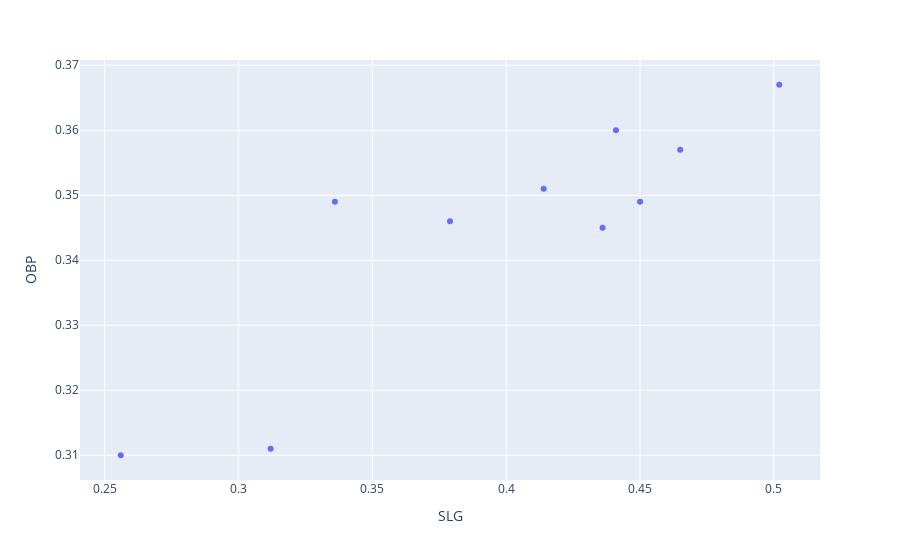

The notebook cell saved with this chart:
### Code cell
fig = px.scatter(batter_df.loc[batter_df['batter_name'] == '김민성', ['SLG', 'OBP']], x='SLG', y='OBP', labels = '타율')
fig.show()

### Figure 1 — Plotly figure (JSON) as saved in the notebook; plotly's stock layout.template omitted (floating-point values rounded to 4 significant figures)
{"data": [{"hovertemplate": "SLG=%{x}<br>OBP=%{y}<extra></extra>", "legendgroup": "", "marker": {"color": "#636efa", "symbol": "circle"}, "mode": "markers", "name": "", "orientation": "v", "showlegend": false, "type": "scatter", "x": [0.414, 0.436, 0.502, 0.465, 0.45, 0.441, 0.379, 0.312, 0.256, 0.336], "xaxis": "x", "y": [0.351, 0.345, 0.367, 0.357, 0.349, 0.36, 0.346, 0.311, 0.31, 0.349], "yaxis": "y"}], "layout": {"autosize": true, "legend": {"tracegroupgap": 0}, "margin": {"t": 60}, "xaxis": {"anchor": "y", "autorange": true, "domain": [0, 1], "range": [0.2416, 0.5164], "title": {"text": "SLG"}, "type": "linear"}, "yaxis": {"anchor": "x", "autorange": true, "domain": [0, 1], "range": [0.3056, 0.3714], "title": {"text": "OBP"}, "type": "linear"}}}
